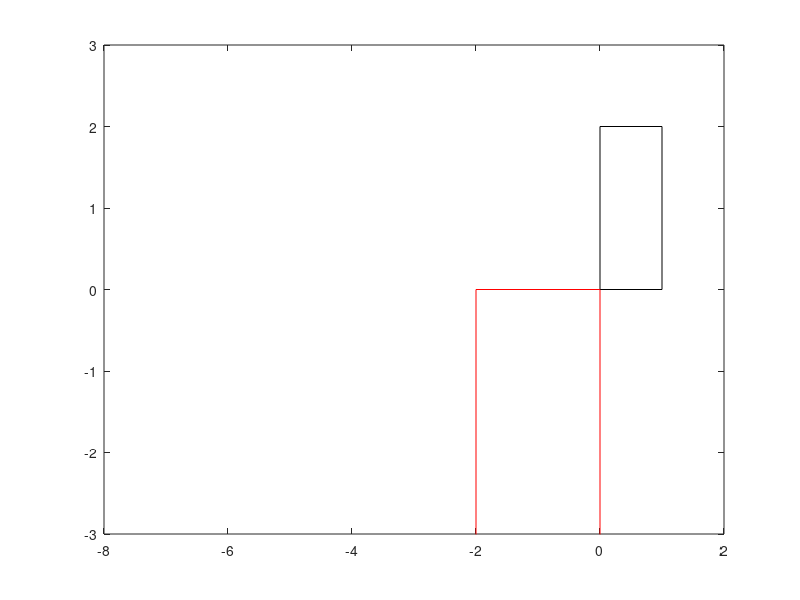

Source code (MATLAB):
% Consider the following picture:
% The picture is a black rectangle with the following pts, transformed into the red rectangle:
topRHS_Black = [1;2];
botLHS_Black = [0;0];
topRHS_Red = [0;0];
botLHS_Red = [-7;-2];


black = cat(2, topRHS_Black, botLHS_Black);

% Find the matrix that transforms the black rectangle into the red rectangle. Look at
% the diagram and observe what has happened to the black rectangle. Form the matrices
% that do these operations; there are two.

% Rotate by topRHS_Black and botLHS_Black by 180 degrees
% Then apply a horizontal stretch such that we get topRHS_Red and botLHS_Red

% The matrix that rotates by 180 degrees is:
R = [cos(pi) -sin(pi); sin(pi) cos(pi)];
% The matrix that stretches horizontally to get topRHS_Red and botLHS_Red is:
S = [2 0; 0 3.5];

% Multiply these matrices in the correct order to get the transformation matrix A. 
A_Transformation = R * S

% Experimentally verify that you can plot the black
% rectangle yourself and then multiply the vectors that describe the opposite vertices by
% A and obtain and plot the red rectangle. Include the matrices you used to do this in
% your report.

% Plot the black rectangle with the vectors (1, 2) and (0, 0)
black_v1 = [1;2];
black_v2 = [0;0];
black_matrix = cat(2, black_v1, black_v2);
black_v = [black_matrix(1,1), black_matrix(1,2), black_matrix(1,2), black_matrix(1,1), black_matrix(1,1)];
black_u = [black_matrix(2,1), black_matrix(2,1), black_matrix(2,2), black_matrix(2,2), black_matrix(2,1)];
plot(black_v, black_u, 'k-');
hold on;
axis([-8 2 -3 3]);


% ???????????
sanity_check = A_Transformation * black_matrix;
sanity_check_v = [sanity_check(1,1), sanity_check(1,2), sanity_check(1,2), sanity_check(1,1), sanity_check(1,1)];
sanity_check_u = [sanity_check(2,1), sanity_check(2,1), sanity_check(2,2), sanity_check(2,2), sanity_check(2,1)];
plot(sanity_check_v, sanity_check_u, 'r-');
hold on;
